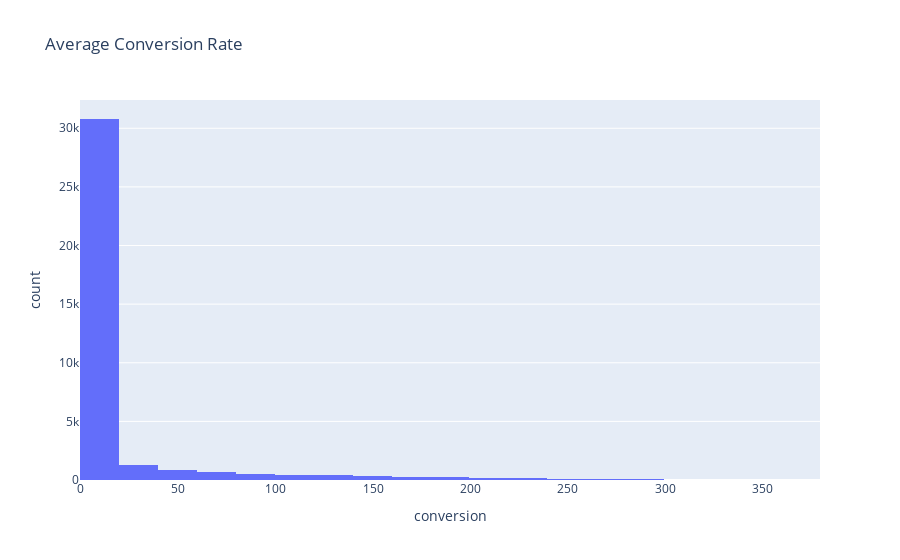

The notebook cell saved with this chart:
### Markdown cell above
##### The above conversion column represents the number of days from the first session date to the first order date.

### Code cell
# Plot the average conversion rate.
fig = px.histogram(conversion,
                   x = 'conversion',
                   title = 'Average Conversion Rate',
                   nbins = 30)
fig.show()

### Figure 1 — Plotly figure (JSON) as saved in the notebook; plotly's stock layout.template omitted (floating-point values rounded to 4 significant figures; data arrays with more than 128 entries replaced by an {"elided": "..."} marker saying what was removed)
{"data": [{"alignmentgroup": "True", "bingroup": "x", "hovertemplate": "conversion=%{x}<br>count=%{y}<extra></extra>", "legendgroup": "", "marker": {"color": "#636efa", "pattern": {"shape": ""}}, "name": "", "nbinsx": 30, "offsetgroup": "", "orientation": "v", "showlegend": false, "type": "histogram", "x": {"elided": "36522 int values"}, "xaxis": "x", "yaxis": "y"}], "layout": {"barmode": "relative", "legend": {"tracegroupgap": 0}, "title": {"text": "Average Conversion Rate"}, "xaxis": {"anchor": "y", "domain": [0, 1], "title": {"text": "conversion"}}, "yaxis": {"anchor": "x", "domain": [0, 1], "title": {"text": "count"}}}}
